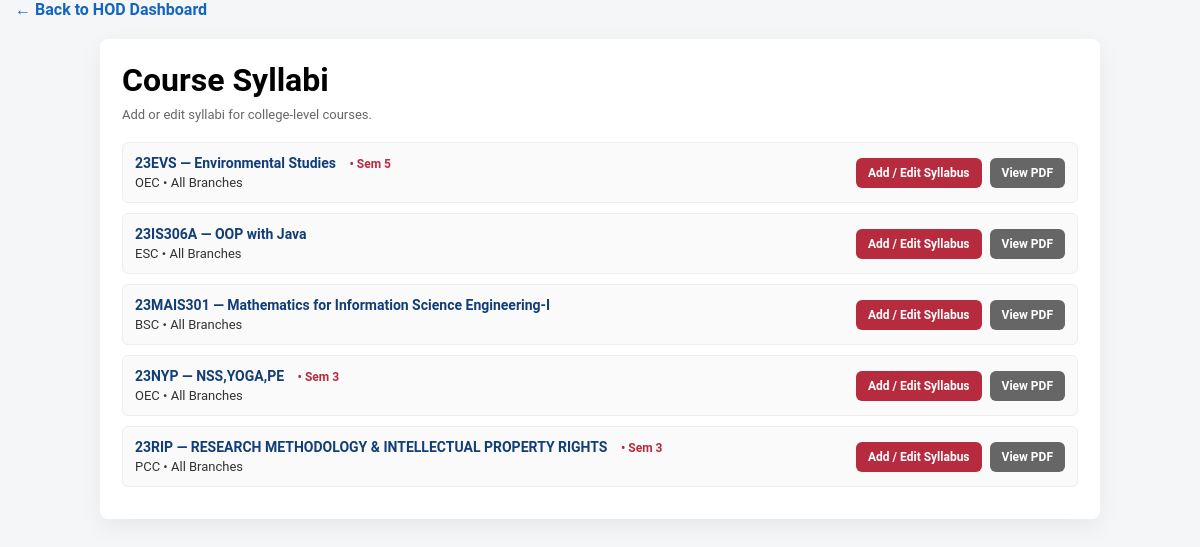
The page /academics/dean/syllabi/ (signed in) on the database its author committed.
### academics/models.py (models this page shows, shortened)
class CollegeLevelCourse(models.Model):
    department = models.CharField(max_length=100, default="All Branches")
    course_category = models.CharField(max_length=100)
    course_code = models.CharField(max_length=50)
    course_title = models.CharField(max_length=200)
    semester = models.PositiveSmallIntegerField(
        null=True,
        blank=True,
        help_text="Semester number (1-8). Optional."
    )
    teaching_hours_L = models.IntegerField(default=0)
    teaching_hours_T = models.IntegerField(default=0)
    teaching_hours_P = models.IntegerField(default=0)
    cie_marks = models.IntegerField(default=50)
    see_marks = models.IntegerField(default=50)
    credits = models.DecimalField(max_digits=4, decimal_places=1, default=Decimal("0.0"))
    optional_branch = models.CharField(max_length=20, blank=True, null=True)
    branch = models.ForeignKey('Branch', on_delete=models.SET_NULL, null=True, blank=True)
    syllabus_pdf = models.FileField(upload_to='syllabus_pdfs/', null=True, blank=True)
    description = models.TextField(blank=True, null=True)
    added_by = models.ForeignKey(settings.AUTH_USER_MODEL, on_delete=models.SET_NULL, null=True, blank=True)
    created_on = models.DateTimeField(auto_now_add=True)
    is_deleted = models.BooleanField(default=False)
    deleted_at = models.DateTimeField(null=True, blank=True)
    class Meta:
        ordering = ['course_code', 'course_title']

### academics/views.py (the view)
# urls.py: path("dean/syllabi/", views.syllabus_list, name="syllabus_list"),
@login_required
def syllabus_list(request):
    courses = CollegeLevelCourse.objects.filter(is_deleted=False).order_by("course_code")
    syllabus_sem_map = {}
    qs = Syllabus.objects.filter(course__in=courses).order_by("course_id", "-created_on")
    for s in qs:
        if s.course_id not in syllabus_sem_map:
            syllabus_sem_map[s.course_id] = getattr(s, "semester", None)
    for c in courses:
        sem = getattr(c, "semester", None) or syllabus_sem_map.get(c.pk)
        if sem not in (None, "", 0):
            try:
                setattr(c, "display_semester", f"Sem {int(sem)}")
            except (ValueError, TypeError):
                c.display_semester = str(sem)
        else:
            c.display_semester = ""
    return render(request, "academics/add_syllabus_list.html", {"courses": courses})

### academics/templates/academics/add_syllabus_list.html (shortened to what this page needs)
{% extends "base.html" %}
{% load static %}
{% block content %}
<div class="card">
  <h1 style="margin: 0 0 8px">Course Syllabi</h1>
  <p style="color: #666; font-size: 13px; margin: 0 0 20px">Add or edit syllabi for college-level courses.</p>
  <ul style="list-style: none; padding: 0; margin: 0;">
    {% for c in courses %}
      <li class="course-item">
        <div class="course-info">
          <div class="course-code">
            {{ c.course_code }} — {{ c.course_title }}
            {% if c.display_semester %}
              <span class="semester-badge">• {{ c.display_semester }}</span>
            {% endif %}
          </div>
          <div class="course-title">
            {{ c.course_category }} • {{ c.department }}
          </div>
        </div>
        <div class="course-actions">
          <a href="{% url 'academics:add_syllabus' c.id %}" class="btn">Add / Edit Syllabus</a>
          {% with syllabus=c.syllabi.first %}
            {% if syllabus %}
              <a href="{% url 'academics:view_syllabus_pdf' syllabus.id %}" target="_blank" class="btn btn-secondary">View PDF</a>
            {% endif %}
          {% endwith %}
        </div>
      </li>
    {% empty %}
      <div class="empty-message">
        <p>📚 No courses found. <a href="{% url 'academics:add_college_level_course' %}" style="color: #b72b3f; text-decoration: underline;">Create a course first.</a></p>
      </div>
    {% endfor %}
  </ul>
</div>
{% endblock %}

### templates/base.html (style rules this page uses)
* { box-sizing: border-box; }
body { margin: 0; font-family: 'Roboto', Arial, sans-serif; background: #f4f6f8; }

### academics/templates/academics/add_syllabus_list.html (style rules this page uses)
.card { max-width: 1000px; margin: 20px auto; background: #fff; padding: 22px; border-radius: 8px; box-shadow: 0 8px 24px rgba(0, 0, 0, 0.06); }
.course-item { display: flex; justify-content: space-between; align-items: center; padding: 12px; border: 1px solid #eee; margin-bottom: 10px; border-radius: 6px; background: #fafafa; }
.course-info { flex: 1; }
.course-code { font-weight: 600; font-size: 14px; color: #123e77; }
.course-title { color: #333; font-size: 13px; margin-top: 4px; }
.semester-badge { margin-left: 10px; color: #b72b3f; font-weight: 600; font-size: 12px; }
.course-actions { display: flex; gap: 8px; }
.btn { padding: 8px 12px; background: #b72b3f; color: #fff; text-decoration: none; border-radius: 6px; font-size: 12px; font-weight: 600; border: none; cursor: pointer; transition: background 0.2s; }
.btn-secondary { background: #666; }

### rows shown on the page
CollegeLevelCourse: course_code "23EVS", course_title "Environmental Studies", display_semester "Sem 5", course_category "OEC", department "All Branches"
CollegeLevelCourse: course_code "23IS306A", course_title "OOP with Java", course_category "ESC", department "All Branches"
CollegeLevelCourse: course_code "23MAIS301", course_title "Mathematics for Information Science Engineering-I", course_category "BSC", department "All Branches"
CollegeLevelCourse: course_code "23NYP", course_title "NSS,YOGA,PE", display_semester "Sem 3", course_category "OEC", department "All Branches"
CollegeLevelCourse: course_code "23RIP", course_title "RESEARCH METHODOLOGY & INTELLECTUAL PROPERTY RIGHTS", display_semester "Sem 3", course_category "PCC", department "All Branches"
